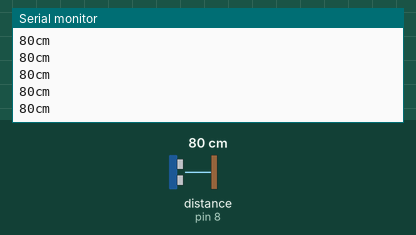
Simulated run of this sketch. Board: Arduino Uno, built with avr-gcc and run on an emulated ATmega328P. On the bench: the last lines printed to the serial monitor. Wiring (inferred from the names in the program): ultrasonic range finder: trigger pin 7; echo pin 8. The inputs (shaded band) are chosen by the test bench; at power-on: distance to the obstacle (sensor on pin 8) 80 cm. The echo pulse lasts 58.3 µs per cm.

Above: at 1.2 s.
1.3 s: distance to the obstacle (sensor on pin 8) set to 18 cm
At 2.1 s:
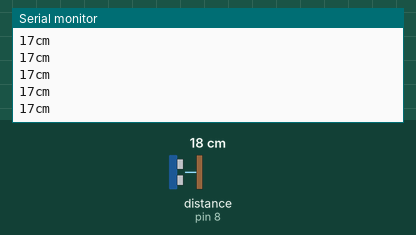
4.3 s: distance to the obstacle (sensor on pin 8) set to 2 cm
At 5.4 s:
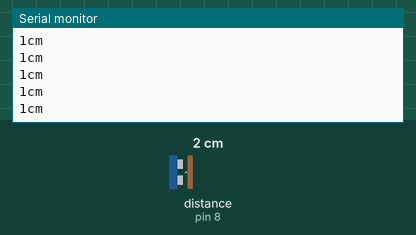
Timing chart, 0 to 7.3 s (numbered marks = the images above; inputs shaded):
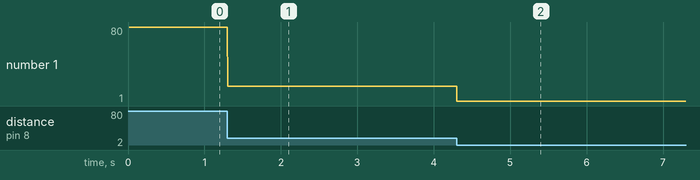

The sketch:

UltraSound.ino
```cpp
/*
  Ultrasonic Sensor HC-SR04
  Angle of 15degs
  Range 2cm to 400cm
  Accurate 3mm
  15ma current
*/

int trigPin;
int echoPin;
bool isMetric;


void setup() {
  Serial.begin(115200);
  while (!Serial) {
    ;//do nothing
  }
}


/*
 Note: multiple sensors may use array of structures
 ultrasound pins trigPin and echoPin
 metric true = centemeters for distance calculation
 metric false = inches
 repeat will force multiple pings and average results
 to improve accuracy
*/

long  UPing(int trig, int echo, bool metric, int repeat) {

  int _trig;
  int _echo;
  int _repeat;
  bool _metric;
  long _duration;
  long _distance;

  _trig = trig;
  _echo = echo;
  _repeat = repeat;
  _metric = metric;
  _duration = 0;
  _distance = 0;

  pinMode(_trig, OUTPUT);
  pinMode(_echo, INPUT);

  for (int x = 0; x < _repeat; x++)
  {
    digitalWrite(_trig, LOW);
    delayMicroseconds(2);
    digitalWrite(_trig, HIGH);
    delayMicroseconds(5);
    digitalWrite(_trig, LOW);
    //total for all repeats
    _duration += pulseIn(_echo, HIGH);//time to return in microseconds
  }
  //average the time and one way so divide by 2
  _duration = _duration / 2;
  _duration = _duration / _repeat;

//test for out of sensor parameters
  if (_distance < 0 || _distance > 11600) {
    _distance = -1.0;
    return _distance;
  }
//calculate cm or in
  if (_metric)
  {
    _distance = _duration / 29; //centimeters

  } else {

    _distance = _duration / 74; //inches
  }
  return _distance;
}

void loop() {

  long distance;
  trigPin = 7;
  echoPin = 8;
  isMetric = true;

  distance = UPing(trigPin, echoPin, isMetric, 3);
  Serial.print(String(distance));
  if(isMetric) {
    Serial.print("cm");
    } else {
    Serial.print("in");
  }
  Serial.println();
}
```

Measured:
- after the input at 1.3 s, the serial monitor: prints a new line at once (image 1)
- after the input at 4.3 s, the serial monitor: prints a new line at once (image 2)
- plotted number 1: 80 → 17 after the input at 1.3 s, 17 → 1 after the input at 4.3 s
